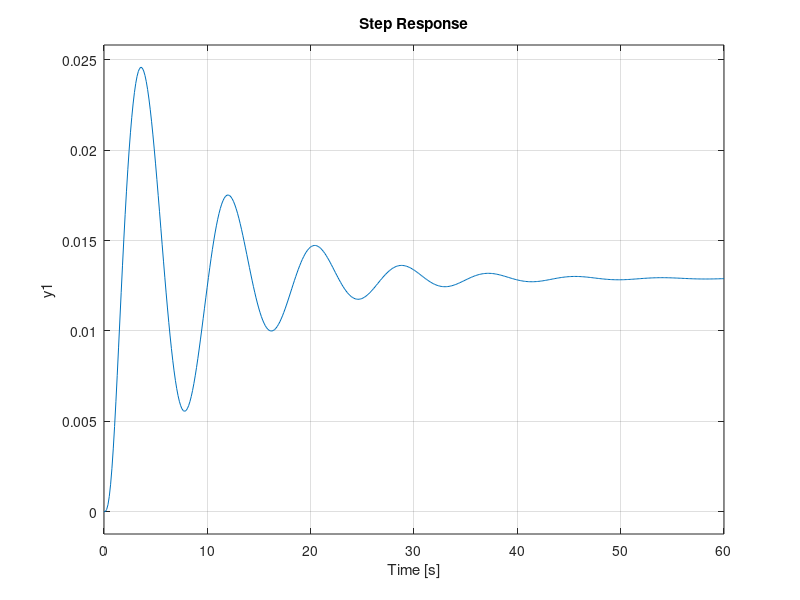
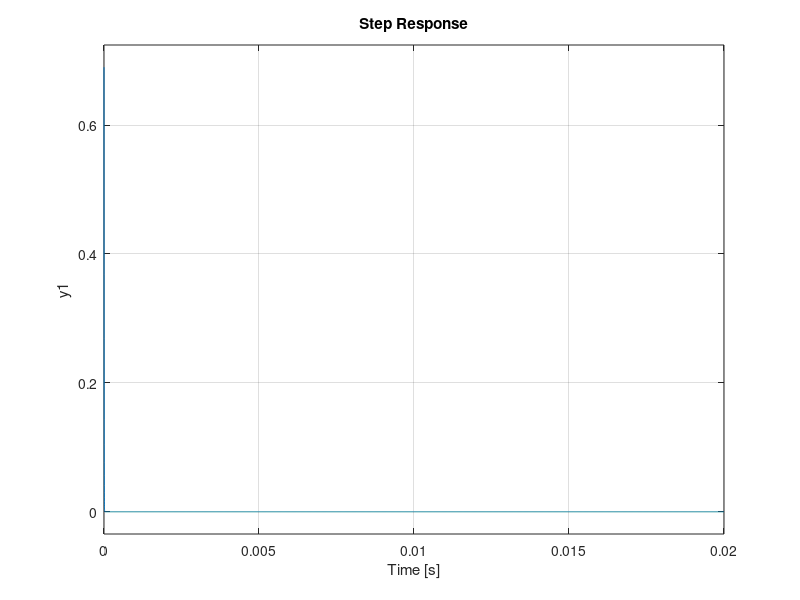
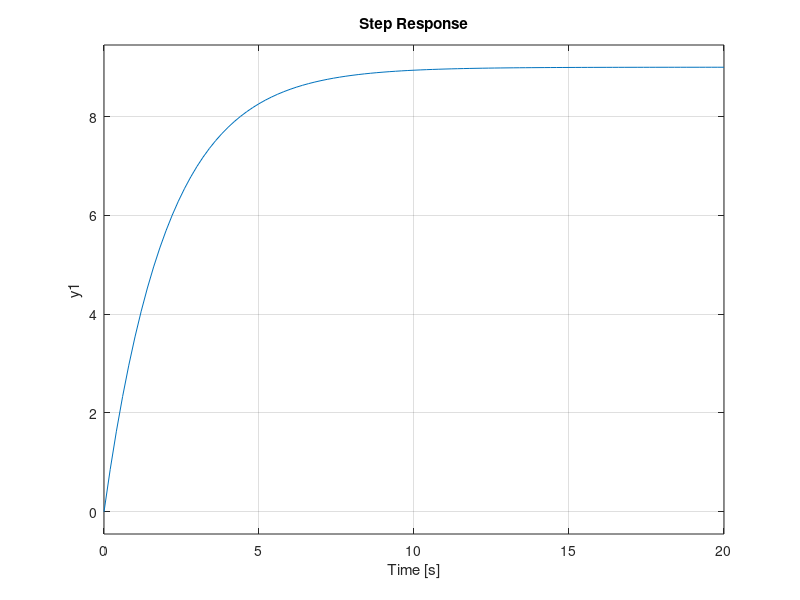
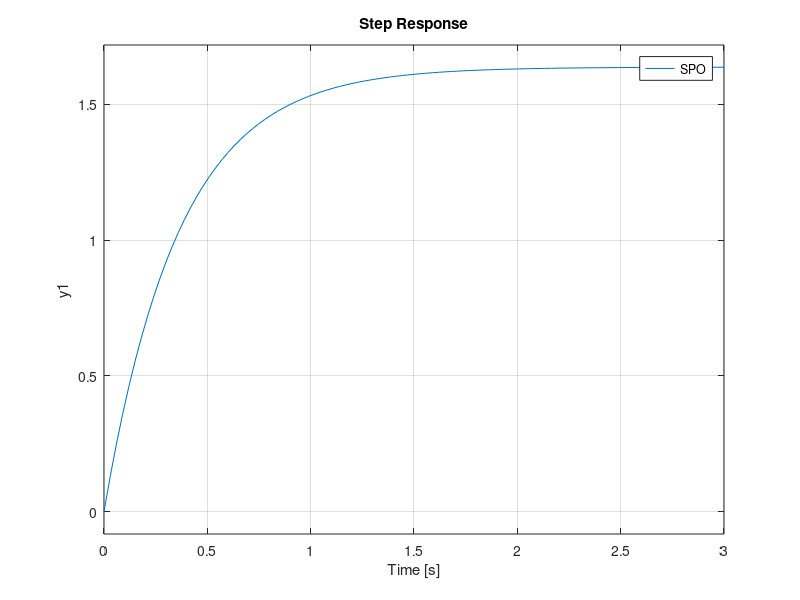

Recreate these plots in MATLAB, in order.
clear 
close all
clc

%Parametros sistema mecanico
m2=10;
m1=45;
k1=10;
k2=20;
k3=45;
b=23;

Am=[0 1 0 0;
    -(k1+k2)/m1 -b/m1 k2/m1 b/m1;
    0 0 0 1;
    k2/m2 b/m2 -(k2+k3)/m2 -b/m2];
Bm=[0 1/m1 0 0]';
Cm=[0 0 1 0];
Dm=0;

sism=ss(Am,Bm,Cm,Dm);
step(sism)

%Paramtros sistema electrico
R1=4500;
R2=10000;
L=10e-3;
C=470e-6;

Ae=[-R1/(L*(1+R1/R2)) R1/(L*R2*(1+R1/R2));
    -R1/(R1+R2) -1/(R1+R2)];
Be=[1/(L*(1+R1/R2)) 1/(1+R1/R2)]';
Ce=[-R1/(1+R1/R2) R1/(R2*(1+R1/R2))];
De=[1/(1+R1/R2)];

sise=ss(Ae,Be,Ce,De);
figure
step(sise)


%sistema tercer punto
k=4.5;
tao=2;
h=tf(k,[tao 1]);
figure
step(2*h)
hr=feedback(h,1);
figure
step(2*hr)
legend('SPO','SPO REALIMENTADO')